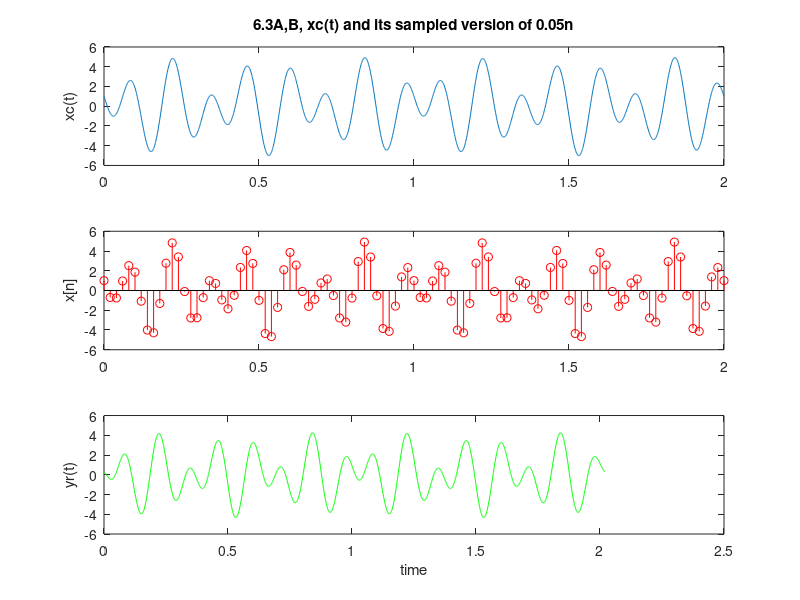
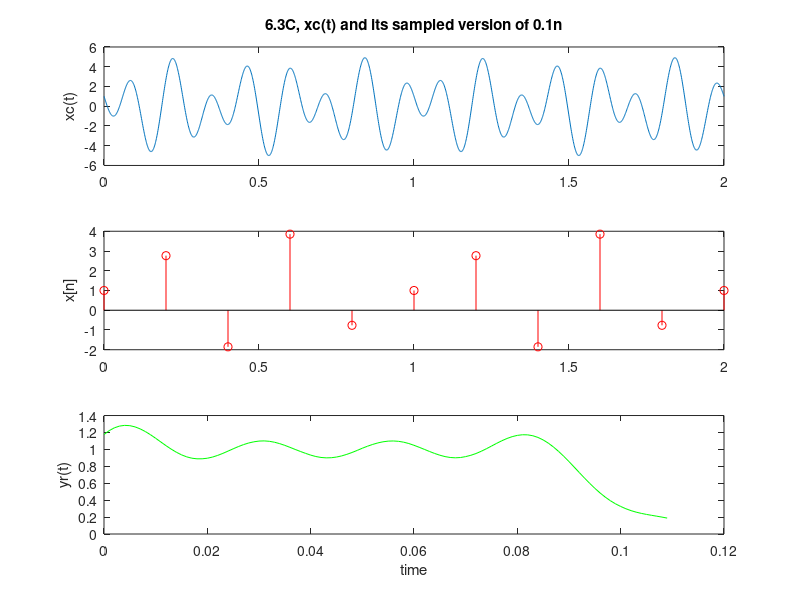
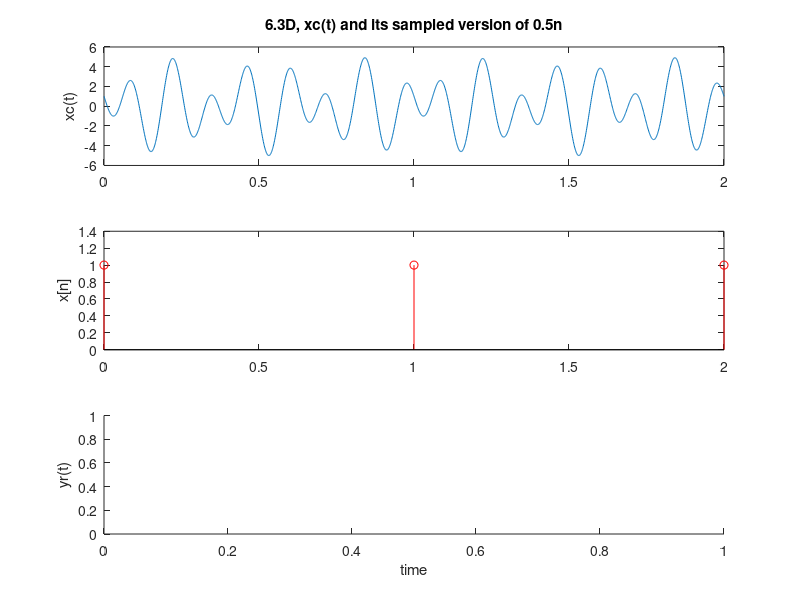

Reproduce these figures in MATLAB, in order.
% Quyen Hua
% EE6713
% M7
% 
% Problem 6.3 pg 343

clear all
close all
% xc(t) = 2cos(10pi t - 60deg) - 3sin(16pi t)

Fs05 = 0.05;
% sample = 0.1;
% sample = 0.5;
t = 0:1/1000:2; %will have 2000 datapoints
xct = 2*cos(10*pi.*t - pi/3) - 3*sin(16*pi.*t);

%xn is xct sampled every 0.05n. that means take every 100th point
tn05 = 0:2/100:2;
xn = 2*cos(10*pi.*tn05 - pi/3) - 3*sin(16*pi.*tn05);
% yr05 = EE6713_M7_IdealDAC(t, tn05, Fs05, xn);
yr05 = interp(xn, 1/Fs05);


hold on;
subplot(3,1,1)
plot(t, xct)
title('6.3A,B, xc(t) and its sampled version of 0.05n')
ylabel('xc(t)')

subplot(3,1,2)
stem(tn05, xn, 'r')
ylabel('x[n]')

subplot(3,1,3)
temp = size(yr05);
t05 = 0:1:temp(2)-1;
t05 = t05/1000;
plot(t05, yr05, 'g')
xlabel('time')
ylabel('yr(t)')


%% c

figure

Fs1 = 0.1;

t = 0:1/1000:2; %will have 2000 datapoints
xct = 2*cos(10*pi.*t - pi/3) - 3*sin(16*pi.*t);

%xn is xct sampled every 0.1n. that means take every 200th point
tn1 = 0:2/10:2;
xn1 = 2*cos(10*pi.*tn1 - pi/3) - 3*sin(16*pi.*tn1);
% yr1 = EE6713_M7_IdealDAC(t, tn1, Fs1, xn1);
yr1 = interp(xn1, 1/Fs1);

hold on;
subplot(3,1,1)
plot(t, xct)
title('6.3C, xc(t) and its sampled version of 0.1n')
ylabel('xc(t)')

subplot(3,1,2)
stem(tn1, xn1, 'r')
ylabel('x[n]')
subplot(3,1,3)
temp = size(yr1);
t1 = 0:1:temp(2)-1;
t1 = t1/1000;
plot(t1, yr1, 'g')
xlabel('time')
ylabel('yr(t)')

%% d

figure

Fs5 = 0.5;

t = 0:1/1000:2; %will have 2000 datapoints
xct = 2*cos(10*pi.*t - pi/3) - 3*sin(16*pi.*t);

%xn is xct sampled every 0.5n. that means take every 1000th point
tn5 = 0:1:2;
xn5 = 2*cos(10*pi.*tn5 - pi/3) - 3*sin(16*pi.*tn5);
% yr5 = EE6713_M7_IdealDAC(t, tn5, Fs5, xn5);
% yr5 = interp(xn5, 1/Fs5);

hold on;
plot(t, xct)
% plot(t, yr5, 'g')

subplot(3,1,1)
plot(t, xct)
title('6.3D, xc(t) and its sampled version of 0.5n')
ylabel('xc(t)')

subplot(3,1,2)
stem(tn5, xn5, 'r')
ylabel('x[n]')

subplot(3,1,3)
temp = size(yr05);
t5 = 0:1:temp(2)-1;
t5 = t5/1000;
% plot(t5, yr5, 'g')
xlabel('time')
ylabel('yr(t)')
